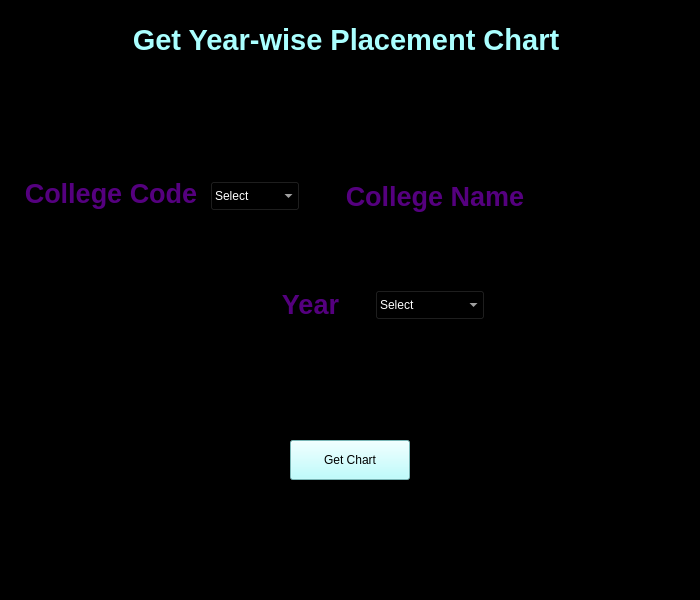
<?xml version="1.0" encoding="UTF-8"?>
<ui version="4.0">
 <class>MainWindow</class>
 <widget class="QMainWindow" name="MainWindow">
  <property name="geometry">
   <rect>
    <x>0</x>
    <y>0</y>
    <width>700</width>
    <height>600</height>
   </rect>
  </property>
  <property name="maximumSize">
   <size>
    <width>700</width>
    <height>700</height>
   </size>
  </property>
  <property name="windowTitle">
   <string>Placementchart-Year-wise</string>
  </property>
  <property name="windowIcon">
   <iconset resource="Resources/managerlogin.qrc">
    <normaloff>:/images/contract.png</normaloff>:/images/contract.png</iconset>
  </property>
  <property name="styleSheet">
   <string notr="true">background-color: rgb(0, 0, 0);</string>
  </property>
  <widget class="QWidget" name="centralwidget">
   <widget class="QLabel" name="label">
    <property name="geometry">
     <rect>
      <x>21</x>
      <y>174</y>
      <width>180</width>
      <height>40</height>
     </rect>
    </property>
    <property name="text">
     <string>&lt;html&gt;&lt;head/&gt;&lt;body&gt;&lt;p align=&quot;center&quot;&gt;&lt;span style=&quot; font-size:20pt; font-weight:600; color:#55007f;&quot;&gt;College Code&lt;/span&gt;&lt;/p&gt;&lt;/body&gt;&lt;/html&gt;</string>
    </property>
   </widget>
   <widget class="QLabel" name="label_2">
    <property name="geometry">
     <rect>
      <x>340</x>
      <y>177</y>
      <width>190</width>
      <height>40</height>
     </rect>
    </property>
    <property name="text">
     <string>&lt;html&gt;&lt;head/&gt;&lt;body&gt;&lt;p align=&quot;center&quot;&gt;&lt;span style=&quot; font-size:20pt; font-weight:600; color:#55007f;&quot;&gt;College Name&lt;/span&gt;&lt;/p&gt;&lt;/body&gt;&lt;/html&gt;</string>
    </property>
   </widget>
   <widget class="QLabel" name="label_3">
    <property name="geometry">
     <rect>
      <x>260</x>
      <y>285</y>
      <width>101</width>
      <height>40</height>
     </rect>
    </property>
    <property name="text">
     <string>&lt;html&gt;&lt;head/&gt;&lt;body&gt;&lt;p align=&quot;center&quot;&gt;&lt;span style=&quot; font-size:20pt; font-weight:600; color:#55007f;&quot;&gt;Year&lt;/span&gt;&lt;/p&gt;&lt;/body&gt;&lt;/html&gt;</string>
    </property>
   </widget>
   <widget class="QComboBox" name="comboBoxcode">
    <property name="geometry">
     <rect>
      <x>210</x>
      <y>181</y>
      <width>90</width>
      <height>30</height>
     </rect>
    </property>
    <property name="styleSheet">
     <string notr="true">font: 75 14pt &quot;MS Shell Dlg 2&quot;;
color: rgb(255, 255, 255);</string>
    </property>
    <item>
     <property name="text">
      <string>Select</string>
     </property>
    </item>
   </widget>
   <widget class="QLineEdit" name="clgname">
    <property name="geometry">
     <rect>
      <x>540</x>
      <y>182</y>
      <width>150</width>
      <height>30</height>
     </rect>
    </property>
    <property name="styleSheet">
     <string notr="true">font: 75 14pt &quot;MS Shell Dlg 2&quot;;
color: rgb(255, 255, 255);</string>
    </property>
   </widget>
   <widget class="QComboBox" name="comboBoxyear">
    <property name="geometry">
     <rect>
      <x>375</x>
      <y>290</y>
      <width>110</width>
      <height>30</height>
     </rect>
    </property>
    <property name="styleSheet">
     <string notr="true">font: 75 14pt &quot;MS Shell Dlg 2&quot;;
color: rgb(255, 255, 255);</string>
    </property>
    <item>
     <property name="text">
      <string>Select</string>
     </property>
    </item>
   </widget>
   <widget class="QPushButton" name="btnchart">
    <property name="geometry">
     <rect>
      <x>290</x>
      <y>440</y>
      <width>120</width>
      <height>40</height>
     </rect>
    </property>
    <property name="styleSheet">
     <string notr="true">font: 75 14pt &quot;MS Shell Dlg 2&quot;;
color: rgb(0, 0, 0);
background-color: rgb(170, 255, 255);</string>
    </property>
    <property name="text">
     <string>Get Chart</string>
    </property>
   </widget>
   <widget class="QLabel" name="label_4">
    <property name="geometry">
     <rect>
      <x>0</x>
      <y>0</y>
      <width>700</width>
      <height>80</height>
     </rect>
    </property>
    <property name="text">
     <string>&lt;html&gt;&lt;head/&gt;&lt;body&gt;&lt;p align=&quot;center&quot;&gt;&lt;span style=&quot; font-size:22pt; font-weight:600; color:#aaffff;&quot;&gt;Get Year-wise Placement Chart &lt;/span&gt;&lt;/p&gt;&lt;/body&gt;&lt;/html&gt;</string>
    </property>
   </widget>
  </widget>
  <widget class="QStatusBar" name="statusbar"/>
 </widget>
 <resources>
  <include location="Resources/managerlogin.qrc"/>
 </resources>
 <connections/>
</ui>
